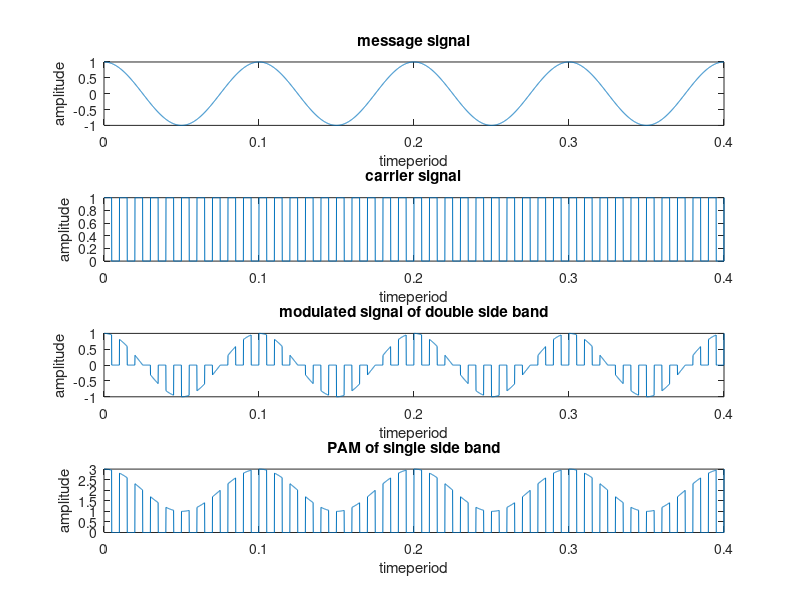

MATLAB code to generate this figure:
clc;
clear all;
close all;
fc=100;
fm=fc/10;
fs=100*fc;
t=0:1/fs:4/fm;
mt=cos(2*pi*fm*t);
ct=0.5*square(2*pi*fc*t)+0.5;
st=mt.*ct;
tt=[ ];
%single sided PAM
for i=1:length(st);
if st(i)==0;
tt=[tt,st(i)];
else
tt=[tt,st(i)+2];
end
end
subplot(4,1,1);
plot(t,mt);
title('message signal');
xlabel('timeperiod');
ylabel('amplitude');
subplot(4,1,2);
plot(t,ct);
title('carrier signal');
xlabel('timeperiod');
ylabel('amplitude');
subplot(4,1,3);
plot(t,st);
title('modulated signal of double side band');
xlabel('timeperiod');
ylabel('amplitude');
subplot(4,1,4);
plot(t,tt);
title('PAM of single side band');
xlabel('timeperiod');
ylabel('amplitude');